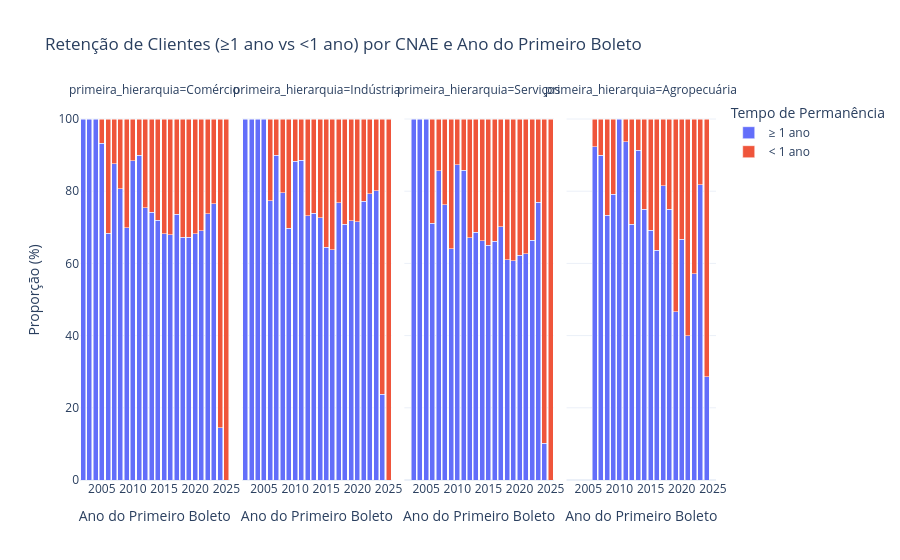

The code cell stored with this chart in its notebook:
### Code cell
import pandas as pd
import plotly.express as px

def plotar_retencao_e_cnae(df, coluna_data_boleto="data_primeiro_boleto", coluna_anos="anos_boleto", coluna_cnae="primeira_hierarquia"):
    """
    Gera um gráfico mostrando a proporção de clientes que permaneceram >=1 ano ou <1 ano, segmentado por CNAE.

    Parâmetros:
    df (DataFrame): DataFrame contendo as colunas de data do primeiro boleto, anos de permanência e CNAE.
    coluna_data_boleto (str): Nome da coluna que contém a data do primeiro boleto.
    coluna_anos (str): Nome da coluna que contém os anos de permanência.
    coluna_cnae (str): Nome da coluna que contém a classificação de CNAE.

    Retorno:
    None (exibe o gráfico interativo com Plotly)
    """

    # Converter a coluna de data para datetime
    df[coluna_data_boleto] = pd.to_datetime(df[coluna_data_boleto])

    # Criar a coluna do ano do primeiro boleto
    df["ano_primeiro_boleto"] = df[coluna_data_boleto].dt.year

    # Criar a classificação de tempo de permanência
    df["tempo_permanencia"] = df[coluna_anos].apply(lambda x: "≥ 1 ano" if x >= 1 else "< 1 ano")

    # Agrupar por ano, CNAE e tempo de permanência
    tabela = df.groupby(["ano_primeiro_boleto", coluna_cnae, "tempo_permanencia"])[coluna_anos].count().reset_index()

    # Calcular a proporção dentro de cada ano e CNAE (para que some 100% por grupo)
    tabela["percentual"] = tabela.groupby(["ano_primeiro_boleto", coluna_cnae])[coluna_anos].transform(lambda x: (x / x.sum()) * 100)

    # Criar gráfico interativo com Plotly Express
    fig = px.bar(
        tabela,
        x="ano_primeiro_boleto",
        y="percentual",
        color="tempo_permanencia",
        facet_col=coluna_cnae,  # Se houver muitos CNAEs, cada um terá um subgráfico
        title="Retenção de Clientes (≥1 ano vs <1 ano) por CNAE e Ano do Primeiro Boleto",
        labels={"ano_primeiro_boleto": "Ano do Primeiro Boleto", "percentual": "Proporção (%)", "tempo_permanencia": "Tempo de Permanência"},
        barmode="stack",
        template="plotly_white"
    )

    # Exibir o gráfico
    fig.show()

# Chamando a função com seu DataFrame Pandas
plotar_retencao_e_cnae(tabela_cnae)

### Figure 1 — Plotly figure (JSON) as saved in the notebook; plotly's stock layout.template omitted (floating-point values rounded to 4 significant figures)
{"data": [{"hovertemplate": "Tempo de Permanência=≥ 1 ano<br>primeira_hierarquia=Comércio<br>Ano do Primeiro Boleto=%{x}<br>Proporção (%)=%{y}<extra></extra>", "legendgroup": "≥ 1 ano", "marker": {"color": "#636efa", "pattern": {"shape": ""}}, "name": "≥ 1 ano", "orientation": "v", "showlegend": true, "textposition": "auto", "type": "bar", "x": [2002, 2003, 2004, 2005, 2006, 2007, 2008, 2009, 2010, 2011, 2012, 2013, 2014, 2015, 2016, 2017, 2018, 2019, 2020, 2021, 2022, 2023, 2024], "xaxis": "x", "y": [100.0, 100.0, 100.0, 93.33, 68.32, 87.64, 80.69, 69.82, 88.41, 89.99, 75.46, 74.21, 71.9, 68.28, 67.91, 73.59, 67.29, 67.22, 68.17, 69.01, 73.75, 76.54, 14.54], "yaxis": "y"}, {"hovertemplate": "Tempo de Permanência=≥ 1 ano<br>primeira_hierarquia=Indústria<br>Ano do Primeiro Boleto=%{x}<br>Proporção (%)=%{y}<extra></extra>", "legendgroup": "≥ 1 ano", "marker": {"color": "#636efa", "pattern": {"shape": ""}}, "name": "≥ 1 ano", "orientation": "v", "showlegend": false, "textposition": "auto", "type": "bar", "x": [2002, 2003, 2004, 2005, 2006, 2007, 2008, 2009, 2010, 2011, 2012, 2013, 2014, 2015, 2016, 2017, 2018, 2019, 2020, 2021, 2022, 2023, 2024], "xaxis": "x2", "y": [100.0, 100.0, 100.0, 100.0, 77.37, 90.0, 79.58, 69.75, 88.36, 88.54, 73.17, 73.93, 72.65, 64.5, 63.82, 76.87, 70.83, 71.85, 71.6, 77.17, 79.34, 80.19, 23.81], "yaxis": "y2"}, {"hovertemplate": "Tempo de Permanência=≥ 1 ano<br>primeira_hierarquia=Serviços<br>Ano do Primeiro Boleto=%{x}<br>Proporção (%)=%{y}<extra></extra>", "legendgroup": "≥ 1 ano", "marker": {"color": "#636efa", "pattern": {"shape": ""}}, "name": "≥ 1 ano", "orientation": "v", "showlegend": false, "textposition": "auto", "type": "bar", "x": [2003, 2004, 2005, 2006, 2007, 2008, 2009, 2010, 2011, 2012, 2013, 2014, 2015, 2016, 2017, 2018, 2019, 2020, 2021, 2022, 2023, 2024], "xaxis": "x3", "y": [100.0, 100.0, 100.0, 71.11, 85.69, 76.31, 64.03, 87.39, 85.77, 67.17, 68.66, 66.24, 64.98, 66.12, 70.09, 61.02, 60.72, 62.31, 62.61, 66.38, 76.9, 10.11], "yaxis": "y3"}, {"hovertemplate": "Tempo de Permanência=≥ 1 ano<br>primeira_hierarquia=Agropecuária<br>Ano do Primeiro Boleto=%{x}<br>Proporção (%)=%{y}<extra></extra>", "legendgroup": "≥ 1 ano", "marker": {"color": "#636efa", "pattern": {"shape": ""}}, "name": "≥ 1 ano", "orientation": "v", "showlegend": false, "textposition": "auto", "type": "bar", "x": [2006, 2007, 2008, 2009, 2010, 2011, 2012, 2013, 2014, 2015, 2016, 2017, 2018, 2019, 2020, 2021, 2022, 2023, 2024], "xaxis": "x4", "y": [92.31, 90.0, 73.33, 79.17, 100.0, 93.75, 70.83, 91.3, 75.0, 69.23, 63.64, 81.48, 75.0, 46.67, 66.67, 40.0, 57.14, 81.82, 28.57], "yaxis": "y4"}, {"hovertemplate": "Tempo de Permanência=< 1 ano<br>primeira_hierarquia=Comércio<br>Ano do Primeiro Boleto=%{x}<br>Proporção (%)=%{y}<extra></extra>", "legendgroup": "< 1 ano", "marker": {"color": "#EF553B", "pattern": {"shape": ""}}, "name": "< 1 ano", "orientation": "v", "showlegend": true, "textposition": "auto", "type": "bar", "x": [2005, 2006, 2007, 2008, 2009, 2010, 2011, 2012, 2013, 2014, 2015, 2016, 2017, 2018, 2019, 2020, 2021, 2022, 2023, 2024, 2025], "xaxis": "x", "y": [6.667, 31.68, 12.36, 19.31, 30.18, 11.59, 10.01, 24.54, 25.79, 28.1, 31.72, 32.09, 26.41, 32.71, 32.78, 31.83, 30.99, 26.25, 23.46, 85.46, 100.0], "yaxis": "y"}, {"hovertemplate": "Tempo de Permanência=< 1 ano<br>primeira_hierarquia=Indústria<br>Ano do Primeiro Boleto=%{x}<br>Proporção (%)=%{y}<extra></extra>", "legendgroup": "< 1 ano", "marker": {"color": "#EF553B", "pattern": {"shape": ""}}, "name": "< 1 ano", "orientation": "v", "showlegend": false, "textposition": "auto", "type": "bar", "x": [2006, 2007, 2008, 2009, 2010, 2011, 2012, 2013, 2014, 2015, 2016, 2017, 2018, 2019, 2020, 2021, 2022, 2023, 2024, 2025], "xaxis": "x2", "y": [22.63, 10.0, 20.42, 30.25, 11.64, 11.46, 26.83, 26.07, 27.35, 35.5, 36.18, 23.13, 29.17, 28.15, 28.4, 22.83, 20.66, 19.81, 76.19, 100.0], "yaxis": "y2"}, {"hovertemplate": "Tempo de Permanência=< 1 ano<br>primeira_hierarquia=Serviços<br>Ano do Primeiro Boleto=%{x}<br>Proporção (%)=%{y}<extra></extra>", "legendgroup": "< 1 ano", "marker": {"color": "#EF553B", "pattern": {"shape": ""}}, "name": "< 1 ano", "orientation": "v", "showlegend": false, "textposition": "auto", "type": "bar", "x": [2006, 2007, 2008, 2009, 2010, 2011, 2012, 2013, 2014, 2015, 2016, 2017, 2018, 2019, 2020, 2021, 2022, 2023, 2024, 2025], "xaxis": "x3", "y": [28.89, 14.31, 23.69, 35.97, 12.61, 14.23, 32.83, 31.34, 33.76, 35.02, 33.88, 29.91, 38.98, 39.28, 37.69, 37.39, 33.62, 23.1, 89.89, 100.0], "yaxis": "y3"}, {"hovertemplate": "Tempo de Permanência=< 1 ano<br>primeira_hierarquia=Agropecuária<br>Ano do Primeiro Boleto=%{x}<br>Proporção (%)=%{y}<extra></extra>", "legendgroup": "< 1 ano", "marker": {"color": "#EF553B", "pattern": {"shape": ""}}, "name": "< 1 ano", "orientation": "v", "showlegend": false, "textposition": "auto", "type": "bar", "x": [2006, 2007, 2008, 2009, 2011, 2012, 2013, 2014, 2015, 2016, 2017, 2018, 2019, 2020, 2021, 2022, 2023, 2024], "xaxis": "x4", "y": [7.692, 10.0, 26.67, 20.83, 6.25, 29.17, 8.696, 25.0, 30.77, 36.36, 18.52, 25.0, 53.33, 33.33, 60.0, 42.86, 18.18, 71.43], "yaxis": "y4"}], "layout": {"annotations": [{"font": {}, "showarrow": false, "text": "primeira_hierarquia=Comércio", "x": 0.1175, "xanchor": "center", "xref": "paper", "y": 1, "yanchor": "bottom", "yref": "paper"}, {"font": {}, "showarrow": false, "text": "primeira_hierarquia=Indústria", "x": 0.3725, "xanchor": "center", "xref": "paper", "y": 1, "yanchor": "bottom", "yref": "paper"}, {"font": {}, "showarrow": false, "text": "primeira_hierarquia=Serviços", "x": 0.6275, "xanchor": "center", "xref": "paper", "y": 1, "yanchor": "bottom", "yref": "paper"}, {"font": {}, "showarrow": false, "text": "primeira_hierarquia=Agropecuária", "x": 0.8825, "xanchor": "center", "xref": "paper", "y": 1, "yanchor": "bottom", "yref": "paper"}], "barmode": "stack", "legend": {"title": {"text": "Tempo de Permanência"}, "tracegroupgap": 0}, "title": {"text": "Retenção de Clientes (≥1 ano vs <1 ano) por CNAE e Ano do Primeiro Boleto"}, "xaxis": {"anchor": "y", "domain": [0, 0.235], "title": {"text": "Ano do Primeiro Boleto"}}, "xaxis2": {"anchor": "y2", "domain": [0.255, 0.49], "matches": "x", "title": {"text": "Ano do Primeiro Boleto"}}, "xaxis3": {"anchor": "y3", "domain": [0.51, 0.745], "matches": "x", "title": {"text": "Ano do Primeiro Boleto"}}, "xaxis4": {"anchor": "y4", "domain": [0.765, 1.0], "matches": "x", "title": {"text": "Ano do Primeiro Boleto"}}, "yaxis": {"anchor": "x", "domain": [0, 1], "title": {"text": "Proporção (%)"}}, "yaxis2": {"anchor": "x2", "domain": [0, 1], "matches": "y", "showticklabels": false}, "yaxis3": {"anchor": "x3", "domain": [0, 1], "matches": "y", "showticklabels": false}, "yaxis4": {"anchor": "x4", "domain": [0, 1], "matches": "y", "showticklabels": false}}}
